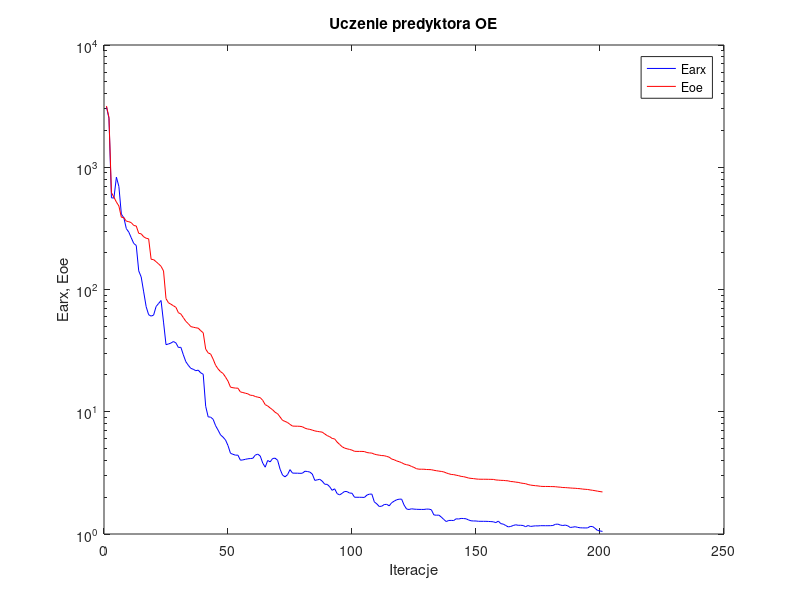
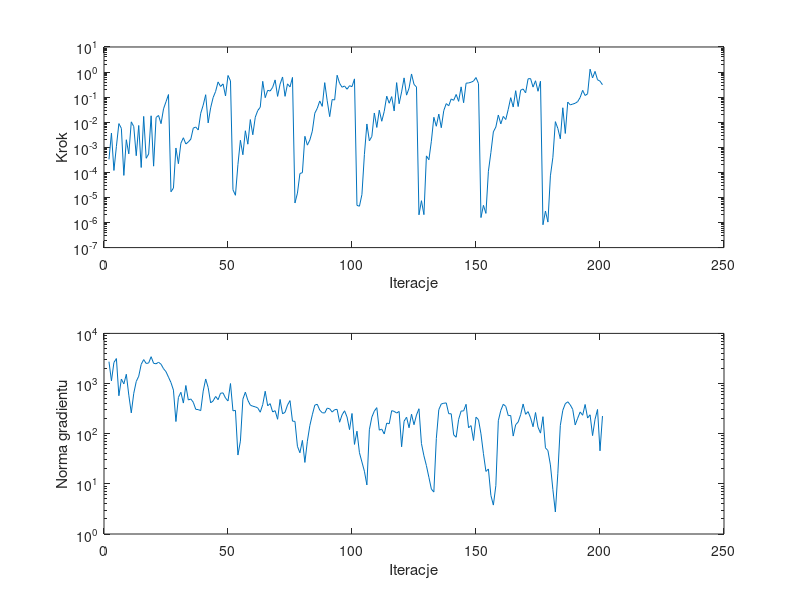

MATLAB code for these plots, in order:
%uczenie predyktora oe
clear all;
n=0; farx(n+1)=3.113979e+003; foe(n+1)=3.170961e+003; wspucz(n+1)=0.000000e+000; ng(n+1)=0.000000e+000;
%odnowa zmiennej metryki
n=1; farx(n+1)=2.512459e+003; foe(n+1)=2.557091e+003; krok(n+1)=3.293253e-004; ng(n+1)=2.731856e+003;
n=2; farx(n+1)=5.623323e+002; foe(n+1)=6.203145e+002; krok(n+1)=3.683227e-003; ng(n+1)=1.131065e+003;
n=3; farx(n+1)=5.599246e+002; foe(n+1)=5.684991e+002; krok(n+1)=1.191612e-004; ng(n+1)=2.628995e+003;
n=4; farx(n+1)=8.299455e+002; foe(n+1)=5.190174e+002; krok(n+1)=1.093065e-003; ng(n+1)=3.148318e+003;
n=5; farx(n+1)=6.965159e+002; foe(n+1)=4.824573e+002; krok(n+1)=8.816889e-003; ng(n+1)=5.705479e+002;
n=6; farx(n+1)=4.132483e+002; foe(n+1)=3.900605e+002; krok(n+1)=5.682045e-003; ng(n+1)=1.228015e+003;
n=7; farx(n+1)=3.862964e+002; foe(n+1)=3.870416e+002; krok(n+1)=7.565086e-005; ng(n+1)=9.838933e+002;
n=8; farx(n+1)=3.147176e+002; foe(n+1)=3.621997e+002; krok(n+1)=1.997747e-003; ng(n+1)=1.530574e+003;
n=9; farx(n+1)=2.945554e+002; foe(n+1)=3.586790e+002; krok(n+1)=5.469456e-004; ng(n+1)=5.874025e+002;
n=10; farx(n+1)=2.645105e+002; foe(n+1)=3.521428e+002; krok(n+1)=1.033570e-002; ng(n+1)=2.603170e+002;
n=11; farx(n+1)=2.379319e+002; foe(n+1)=3.339805e+002; krok(n+1)=6.700076e-003; ng(n+1)=6.392155e+002;
n=12; farx(n+1)=2.293473e+002; foe(n+1)=3.308367e+002; krok(n+1)=4.616173e-004; ng(n+1)=1.098691e+003;
n=13; farx(n+1)=1.421100e+002; foe(n+1)=2.880729e+002; krok(n+1)=7.414478e-003; ng(n+1)=1.400529e+003;
n=14; farx(n+1)=1.264675e+002; foe(n+1)=2.852429e+002; krok(n+1)=1.563635e-004; ng(n+1)=2.414195e+003;
n=15; farx(n+1)=9.562827e+001; foe(n+1)=2.698236e+002; krok(n+1)=1.704362e-002; ng(n+1)=3.002998e+003;
n=16; farx(n+1)=7.231770e+001; foe(n+1)=2.625835e+002; krok(n+1)=3.643472e-004; ng(n+1)=2.516286e+003;
n=17; farx(n+1)=6.217573e+001; foe(n+1)=2.597518e+002; krok(n+1)=5.405350e-004; ng(n+1)=2.564373e+003;
n=18; farx(n+1)=6.057715e+001; foe(n+1)=1.766528e+002; krok(n+1)=1.802073e-002; ng(n+1)=3.430055e+003;
n=19; farx(n+1)=6.173145e+001; foe(n+1)=1.755834e+002; krok(n+1)=1.767187e-004; ng(n+1)=2.530779e+003;
n=20; farx(n+1)=7.253811e+001; foe(n+1)=1.688218e+002; krok(n+1)=1.552665e-002; ng(n+1)=2.478944e+003;
n=21; farx(n+1)=7.682163e+001; foe(n+1)=1.620328e+002; krok(n+1)=1.856024e-002; ng(n+1)=2.656609e+003;
n=22; farx(n+1)=8.130906e+001; foe(n+1)=1.548147e+002; krok(n+1)=8.751130e-003; ng(n+1)=2.426724e+003;
n=23; farx(n+1)=5.413354e+001; foe(n+1)=1.418695e+002; krok(n+1)=3.407387e-002; ng(n+1)=1.978467e+003;
n=24; farx(n+1)=3.539416e+001; foe(n+1)=8.422728e+001; krok(n+1)=6.554666e-002; ng(n+1)=1.723292e+003;
n=25; farx(n+1)=3.583706e+001; foe(n+1)=7.783956e+001; krok(n+1)=1.269153e-001; ng(n+1)=1.341627e+003;
%odnowa zmiennej metryki
n=26; farx(n+1)=3.649464e+001; foe(n+1)=7.575061e+001; krok(n+1)=1.684728e-005; ng(n+1)=1.047235e+003;
n=27; farx(n+1)=3.754714e+001; foe(n+1)=7.361246e+001; krok(n+1)=2.369246e-005; ng(n+1)=7.394750e+002;
n=28; farx(n+1)=3.654570e+001; foe(n+1)=7.147595e+001; krok(n+1)=9.378752e-004; ng(n+1)=1.746681e+002;
n=29; farx(n+1)=3.355738e+001; foe(n+1)=6.462354e+001; krok(n+1)=2.215032e-004; ng(n+1)=5.279389e+002;
n=30; farx(n+1)=3.365380e+001; foe(n+1)=6.299059e+001; krok(n+1)=1.448033e-003; ng(n+1)=6.698285e+002;
n=31; farx(n+1)=2.919278e+001; foe(n+1)=5.887468e+001; krok(n+1)=2.400181e-003; ng(n+1)=4.080786e+002;
n=32; farx(n+1)=2.566786e+001; foe(n+1)=5.488405e+001; krok(n+1)=1.353531e-003; ng(n+1)=9.143972e+002;
n=33; farx(n+1)=2.398420e+001; foe(n+1)=5.252853e+001; krok(n+1)=1.632192e-003; ng(n+1)=4.698255e+002;
n=34; farx(n+1)=2.265759e+001; foe(n+1)=4.971595e+001; krok(n+1)=2.110872e-003; ng(n+1)=4.932161e+002;
n=35; farx(n+1)=2.224945e+001; foe(n+1)=4.915700e+001; krok(n+1)=5.829556e-003; ng(n+1)=4.229512e+002;
n=36; farx(n+1)=2.167118e+001; foe(n+1)=4.864896e+001; krok(n+1)=6.425309e-003; ng(n+1)=3.059101e+002;
n=37; farx(n+1)=2.189145e+001; foe(n+1)=4.827750e+001; krok(n+1)=4.880194e-003; ng(n+1)=3.024229e+002;
n=38; farx(n+1)=2.080398e+001; foe(n+1)=4.603249e+001; krok(n+1)=2.277959e-002; ng(n+1)=2.886079e+002;
n=39; farx(n+1)=2.026963e+001; foe(n+1)=4.428157e+001; krok(n+1)=4.797973e-002; ng(n+1)=7.073501e+002;
n=40; farx(n+1)=1.108437e+001; foe(n+1)=3.255268e+001; krok(n+1)=1.247927e-001; ng(n+1)=1.233455e+003;
n=41; farx(n+1)=9.085249e+000; foe(n+1)=3.030400e+001; krok(n+1)=9.393654e-003; ng(n+1)=8.321211e+002;
n=42; farx(n+1)=9.034003e+000; foe(n+1)=2.966605e+001; krok(n+1)=3.747106e-002; ng(n+1)=4.120165e+002;
n=43; farx(n+1)=8.677555e+000; foe(n+1)=2.694111e+001; krok(n+1)=9.599621e-002; ng(n+1)=4.508933e+002;
n=44; farx(n+1)=7.688980e+000; foe(n+1)=2.399466e+001; krok(n+1)=1.690415e-001; ng(n+1)=5.527390e+002;
n=45; farx(n+1)=7.072659e+000; foe(n+1)=2.241431e+001; krok(n+1)=4.044487e-001; ng(n+1)=4.766255e+002;
n=46; farx(n+1)=6.467058e+000; foe(n+1)=2.126383e+001; krok(n+1)=2.656312e-001; ng(n+1)=6.412148e+002;
n=47; farx(n+1)=6.196903e+000; foe(n+1)=2.057737e+001; krok(n+1)=3.372291e-001; ng(n+1)=6.511364e+002;
n=48; farx(n+1)=5.878291e+000; foe(n+1)=1.921653e+001; krok(n+1)=1.112054e-001; ng(n+1)=5.128589e+002;
n=49; farx(n+1)=5.287180e+000; foe(n+1)=1.779485e+001; krok(n+1)=7.310195e-001; ng(n+1)=4.494141e+002;
n=50; farx(n+1)=4.572558e+000; foe(n+1)=1.589267e+001; krok(n+1)=4.461084e-001; ng(n+1)=1.000807e+003;
%odnowa zmiennej metryki
n=51; farx(n+1)=4.486958e+000; foe(n+1)=1.572186e+001; krok(n+1)=2.026093e-005; ng(n+1)=2.858986e+002;
n=52; farx(n+1)=4.415202e+000; foe(n+1)=1.561259e+001; krok(n+1)=1.219587e-005; ng(n+1)=2.916178e+002;
n=53; farx(n+1)=4.415249e+000; foe(n+1)=1.558918e+001; krok(n+1)=2.044712e-004; ng(n+1)=3.753682e+001;
n=54; farx(n+1)=4.015317e+000; foe(n+1)=1.452890e+001; krok(n+1)=1.906873e-003; ng(n+1)=7.106192e+001;
n=55; farx(n+1)=4.038253e+000; foe(n+1)=1.436047e+001; krok(n+1)=5.034661e-004; ng(n+1)=4.884957e+002;
n=56; farx(n+1)=4.083428e+000; foe(n+1)=1.418077e+001; krok(n+1)=4.564205e-003; ng(n+1)=6.740503e+002;
n=57; farx(n+1)=4.123355e+000; foe(n+1)=1.401684e+001; krok(n+1)=1.329544e-003; ng(n+1)=4.637374e+002;
n=58; farx(n+1)=4.142346e+000; foe(n+1)=1.364809e+001; krok(n+1)=1.275465e-002; ng(n+1)=3.709819e+002;
n=59; farx(n+1)=4.161277e+000; foe(n+1)=1.359451e+001; krok(n+1)=3.157424e-003; ng(n+1)=3.529919e+002;
n=60; farx(n+1)=4.419753e+000; foe(n+1)=1.333110e+001; krok(n+1)=1.586441e-002; ng(n+1)=3.433934e+002;
n=61; farx(n+1)=4.502117e+000; foe(n+1)=1.316239e+001; krok(n+1)=2.928765e-002; ng(n+1)=3.264840e+002;
n=62; farx(n+1)=4.346435e+000; foe(n+1)=1.304588e+001; krok(n+1)=3.950757e-002; ng(n+1)=2.681545e+002;
n=63; farx(n+1)=3.804738e+000; foe(n+1)=1.239509e+001; krok(n+1)=4.268310e-001; ng(n+1)=3.800454e+002;
n=64; farx(n+1)=3.520020e+000; foe(n+1)=1.143640e+001; krok(n+1)=9.515193e-002; ng(n+1)=7.017443e+002;
n=65; farx(n+1)=3.994139e+000; foe(n+1)=1.115124e+001; krok(n+1)=1.874735e-001; ng(n+1)=3.598856e+002;
n=66; farx(n+1)=3.890790e+000; foe(n+1)=1.074318e+001; krok(n+1)=1.752988e-001; ng(n+1)=3.975864e+002;
n=67; farx(n+1)=4.147116e+000; foe(n+1)=1.037437e+001; krok(n+1)=2.453695e-001; ng(n+1)=2.713743e+002;
n=68; farx(n+1)=4.170397e+000; foe(n+1)=9.895357e+000; krok(n+1)=4.870112e-001; ng(n+1)=2.877991e+002;
n=69; farx(n+1)=4.011466e+000; foe(n+1)=9.640336e+000; krok(n+1)=1.072012e-001; ng(n+1)=1.939791e+002;
n=70; farx(n+1)=3.387616e+000; foe(n+1)=9.056561e+000; krok(n+1)=3.304177e-001; ng(n+1)=4.819050e+002;
n=71; farx(n+1)=3.031662e+000; foe(n+1)=8.504146e+000; krok(n+1)=6.367965e-001; ng(n+1)=2.489035e+002;
n=72; farx(n+1)=2.935542e+000; foe(n+1)=8.340421e+000; krok(n+1)=1.076512e-001; ng(n+1)=2.673459e+002;
n=73; farx(n+1)=3.055345e+000; foe(n+1)=8.165501e+000; krok(n+1)=3.390079e-001; ng(n+1)=3.731775e+002;
n=74; farx(n+1)=3.362786e+000; foe(n+1)=7.882507e+000; krok(n+1)=2.557907e-001; ng(n+1)=4.569027e+002;
n=75; farx(n+1)=3.149693e+000; foe(n+1)=7.637699e+000; krok(n+1)=6.109364e-001; ng(n+1)=1.780605e+002;
%odnowa zmiennej metryki
n=76; farx(n+1)=3.144974e+000; foe(n+1)=7.621043e+000; krok(n+1)=6.005855e-006; ng(n+1)=1.758656e+002;
n=77; farx(n+1)=3.143737e+000; foe(n+1)=7.615423e+000; krok(n+1)=1.490654e-005; ng(n+1)=5.593258e+001;
n=78; farx(n+1)=3.135338e+000; foe(n+1)=7.600407e+000; krok(n+1)=9.012338e-005; ng(n+1)=4.169096e+001;
n=79; farx(n+1)=3.142517e+000; foe(n+1)=7.537970e+000; krok(n+1)=9.724199e-005; ng(n+1)=7.359484e+001;
n=80; farx(n+1)=3.261321e+000; foe(n+1)=7.343842e+000; krok(n+1)=2.742688e-003; ng(n+1)=2.673827e+001;
n=81; farx(n+1)=3.245908e+000; foe(n+1)=7.233367e+000; krok(n+1)=1.219108e-003; ng(n+1)=7.089192e+001;
n=82; farx(n+1)=3.209344e+000; foe(n+1)=7.177407e+000; krok(n+1)=1.958383e-003; ng(n+1)=1.451213e+002;
n=83; farx(n+1)=3.092989e+000; foe(n+1)=7.077063e+000; krok(n+1)=4.399860e-003; ng(n+1)=2.383651e+002;
n=84; farx(n+1)=2.745153e+000; foe(n+1)=6.971776e+000; krok(n+1)=2.284436e-002; ng(n+1)=3.712655e+002;
n=85; farx(n+1)=2.772689e+000; foe(n+1)=6.909179e+000; krok(n+1)=3.579522e-002; ng(n+1)=3.863731e+002;
n=86; farx(n+1)=2.802921e+000; foe(n+1)=6.859282e+000; krok(n+1)=7.045190e-002; ng(n+1)=2.951051e+002;
n=87; farx(n+1)=2.704560e+000; foe(n+1)=6.810831e+000; krok(n+1)=4.284718e-002; ng(n+1)=2.619798e+002;
n=88; farx(n+1)=2.554718e+000; foe(n+1)=6.585609e+000; krok(n+1)=3.785765e-001; ng(n+1)=2.589924e+002;
n=89; farx(n+1)=2.546770e+000; foe(n+1)=6.379983e+000; krok(n+1)=7.159043e-002; ng(n+1)=3.232218e+002;
n=90; farx(n+1)=2.436907e+000; foe(n+1)=6.252105e+000; krok(n+1)=1.672561e-002; ng(n+1)=3.139544e+002;
n=91; farx(n+1)=2.276330e+000; foe(n+1)=6.050735e+000; krok(n+1)=8.035313e-002; ng(n+1)=2.699870e+002;
n=92; farx(n+1)=2.342867e+000; foe(n+1)=5.995745e+000; krok(n+1)=7.700420e-002; ng(n+1)=3.013037e+002;
n=93; farx(n+1)=2.139928e+000; foe(n+1)=5.649774e+000; krok(n+1)=7.461831e-001; ng(n+1)=3.055853e+002;
n=94; farx(n+1)=2.087978e+000; foe(n+1)=5.405973e+000; krok(n+1)=3.556863e-001; ng(n+1)=1.692888e+002;
n=95; farx(n+1)=2.151187e+000; foe(n+1)=5.176459e+000; krok(n+1)=2.483631e-001; ng(n+1)=2.377138e+002;
n=96; farx(n+1)=2.228647e+000; foe(n+1)=5.045702e+000; krok(n+1)=2.785378e-001; ng(n+1)=2.865710e+002;
n=97; farx(n+1)=2.222561e+000; foe(n+1)=4.976933e+000; krok(n+1)=2.063035e-001; ng(n+1)=2.147775e+002;
n=98; farx(n+1)=2.164089e+000; foe(n+1)=4.919704e+000; krok(n+1)=2.857025e-001; ng(n+1)=1.206261e+002;
n=99; farx(n+1)=2.154765e+000; foe(n+1)=4.854756e+000; krok(n+1)=2.621075e-001; ng(n+1)=2.531205e+002;
n=100; farx(n+1)=1.998922e+000; foe(n+1)=4.747568e+000; krok(n+1)=5.343541e-001; ng(n+1)=6.115447e+001;
%odnowa zmiennej metryki
n=101; farx(n+1)=1.997558e+000; foe(n+1)=4.739635e+000; krok(n+1)=4.837618e-006; ng(n+1)=1.122904e+002;
n=102; farx(n+1)=1.997123e+000; foe(n+1)=4.738661e+000; krok(n+1)=4.466032e-006; ng(n+1)=4.173269e+001;
n=103; farx(n+1)=1.995997e+000; foe(n+1)=4.737694e+000; krok(n+1)=1.308479e-005; ng(n+1)=2.729361e+001;
n=104; farx(n+1)=1.991281e+000; foe(n+1)=4.725104e+000; krok(n+1)=5.192137e-004; ng(n+1)=1.784593e+001;
n=105; farx(n+1)=2.080841e+000; foe(n+1)=4.639085e+000; krok(n+1)=8.518466e-003; ng(n+1)=9.511202e+000;
n=106; farx(n+1)=2.118081e+000; foe(n+1)=4.607109e+000; krok(n+1)=1.812955e-003; ng(n+1)=1.198199e+002;
n=107; farx(n+1)=2.121242e+000; foe(n+1)=4.590165e+000; krok(n+1)=2.707062e-003; ng(n+1)=2.139875e+002;
n=108; farx(n+1)=1.831985e+000; foe(n+1)=4.500665e+000; krok(n+1)=2.331822e-002; ng(n+1)=2.821405e+002;
n=109; farx(n+1)=1.762860e+000; foe(n+1)=4.449222e+000; krok(n+1)=6.192369e-003; ng(n+1)=3.308346e+002;
n=110; farx(n+1)=1.678823e+000; foe(n+1)=4.414277e+000; krok(n+1)=3.010260e-002; ng(n+1)=1.176991e+002;
n=111; farx(n+1)=1.688972e+000; foe(n+1)=4.382200e+000; krok(n+1)=1.091588e-002; ng(n+1)=1.233699e+002;
n=112; farx(n+1)=1.741931e+000; foe(n+1)=4.369616e+000; krok(n+1)=2.720095e-002; ng(n+1)=9.861528e+001;
n=113; farx(n+1)=1.748624e+000; foe(n+1)=4.312518e+000; krok(n+1)=1.093143e-001; ng(n+1)=1.628195e+002;
n=114; farx(n+1)=1.699676e+000; foe(n+1)=4.250640e+000; krok(n+1)=5.715876e-002; ng(n+1)=1.575214e+002;
n=115; farx(n+1)=1.803444e+000; foe(n+1)=4.103752e+000; krok(n+1)=1.048915e-001; ng(n+1)=2.878536e+002;
n=116; farx(n+1)=1.855779e+000; foe(n+1)=4.049732e+000; krok(n+1)=2.811708e-002; ng(n+1)=2.787658e+002;
n=117; farx(n+1)=1.905855e+000; foe(n+1)=3.959520e+000; krok(n+1)=3.791860e-001; ng(n+1)=2.580087e+002;
n=118; farx(n+1)=1.926438e+000; foe(n+1)=3.903640e+000; krok(n+1)=5.454222e-002; ng(n+1)=2.775916e+002;
n=119; farx(n+1)=1.929613e+000; foe(n+1)=3.834427e+000; krok(n+1)=1.613755e-001; ng(n+1)=5.484821e+001;
n=120; farx(n+1)=1.724481e+000; foe(n+1)=3.737751e+000; krok(n+1)=5.856145e-001; ng(n+1)=1.775316e+002;
n=121; farx(n+1)=1.601447e+000; foe(n+1)=3.688000e+000; krok(n+1)=1.200954e-001; ng(n+1)=2.134382e+002;
n=122; farx(n+1)=1.586824e+000; foe(n+1)=3.651999e+000; krok(n+1)=2.277746e-001; ng(n+1)=1.314190e+002;
n=123; farx(n+1)=1.607543e+000; foe(n+1)=3.569204e+000; krok(n+1)=8.391318e-001; ng(n+1)=2.447776e+002;
n=124; farx(n+1)=1.597921e+000; foe(n+1)=3.506232e+000; krok(n+1)=3.238984e-001; ng(n+1)=1.509770e+002;
n=125; farx(n+1)=1.592617e+000; foe(n+1)=3.420129e+000; krok(n+1)=2.522670e-001; ng(n+1)=2.360818e+002;
%odnowa zmiennej metryki
n=126; farx(n+1)=1.589924e+000; foe(n+1)=3.390810e+000; krok(n+1)=2.026605e-006; ng(n+1)=3.143087e+002;
n=127; farx(n+1)=1.588605e+000; foe(n+1)=3.387783e+000; krok(n+1)=7.425417e-006; ng(n+1)=6.367212e+001;
n=128; farx(n+1)=1.588353e+000; foe(n+1)=3.387387e+000; krok(n+1)=2.061254e-006; ng(n+1)=3.626087e+001;
n=129; farx(n+1)=1.598712e+000; foe(n+1)=3.370184e+000; krok(n+1)=4.532388e-004; ng(n+1)=2.311296e+001;
n=130; farx(n+1)=1.598374e+000; foe(n+1)=3.365539e+000; krok(n+1)=3.184791e-004; ng(n+1)=1.351627e+001;
n=131; farx(n+1)=1.579124e+000; foe(n+1)=3.357567e+000; krok(n+1)=1.742611e-003; ng(n+1)=7.889723e+000;
n=132; farx(n+1)=1.433360e+000; foe(n+1)=3.320748e+000; krok(n+1)=1.571994e-002; ng(n+1)=6.863208e+000;
n=133; farx(n+1)=1.423945e+000; foe(n+1)=3.295247e+000; krok(n+1)=6.905382e-003; ng(n+1)=8.010170e+001;
n=134; farx(n+1)=1.427936e+000; foe(n+1)=3.269312e+000; krok(n+1)=2.107682e-002; ng(n+1)=3.014110e+002;
n=135; farx(n+1)=1.376816e+000; foe(n+1)=3.250270e+000; krok(n+1)=6.035177e-003; ng(n+1)=3.921115e+002;
n=136; farx(n+1)=1.315152e+000; foe(n+1)=3.220368e+000; krok(n+1)=2.896961e-002; ng(n+1)=4.042415e+002;
n=137; farx(n+1)=1.264551e+000; foe(n+1)=3.160008e+000; krok(n+1)=5.524306e-002; ng(n+1)=4.111555e+002;
n=138; farx(n+1)=1.290531e+000; foe(n+1)=3.111480e+000; krok(n+1)=4.524124e-002; ng(n+1)=2.502448e+002;
n=139; farx(n+1)=1.292320e+000; foe(n+1)=3.070560e+000; krok(n+1)=8.470464e-002; ng(n+1)=2.495481e+002;
n=140; farx(n+1)=1.288834e+000; foe(n+1)=3.059784e+000; krok(n+1)=7.470580e-002; ng(n+1)=9.475621e+001;
n=141; farx(n+1)=1.331732e+000; foe(n+1)=3.027259e+000; krok(n+1)=1.276801e-001; ng(n+1)=8.501176e+001;
n=142; farx(n+1)=1.326404e+000; foe(n+1)=2.999926e+000; krok(n+1)=6.789298e-002; ng(n+1)=1.938019e+002;
n=143; farx(n+1)=1.341022e+000; foe(n+1)=2.960437e+000; krok(n+1)=2.565715e-001; ng(n+1)=2.830270e+002;
n=144; farx(n+1)=1.338156e+000; foe(n+1)=2.943468e+000; krok(n+1)=5.985461e-002; ng(n+1)=2.843478e+002;
n=145; farx(n+1)=1.331794e+000; foe(n+1)=2.909981e+000; krok(n+1)=3.589369e-001; ng(n+1)=3.855315e+002;
n=146; farx(n+1)=1.302912e+000; foe(n+1)=2.870000e+000; krok(n+1)=3.691454e-001; ng(n+1)=1.313461e+002;
n=147; farx(n+1)=1.282614e+000; foe(n+1)=2.851296e+000; krok(n+1)=3.923690e-001; ng(n+1)=1.450221e+002;
n=148; farx(n+1)=1.278289e+000; foe(n+1)=2.838962e+000; krok(n+1)=4.372988e-001; ng(n+1)=7.329680e+001;
n=149; farx(n+1)=1.277860e+000; foe(n+1)=2.819676e+000; krok(n+1)=6.053697e-001; ng(n+1)=2.134486e+002;
n=150; farx(n+1)=1.270338e+000; foe(n+1)=2.808117e+000; krok(n+1)=3.465039e-001; ng(n+1)=1.901690e+002;
%odnowa zmiennej metryki
n=151; farx(n+1)=1.270298e+000; foe(n+1)=2.805510e+000; krok(n+1)=1.573527e-006; ng(n+1)=9.946892e+001;
n=152; farx(n+1)=1.269684e+000; foe(n+1)=2.804700e+000; krok(n+1)=4.835983e-006; ng(n+1)=3.997242e+001;
n=153; farx(n+1)=1.269631e+000; foe(n+1)=2.804622e+000; krok(n+1)=2.311050e-006; ng(n+1)=1.769648e+001;
n=154; farx(n+1)=1.266952e+000; foe(n+1)=2.801238e+000; krok(n+1)=1.107642e-004; ng(n+1)=1.980168e+001;
n=155; farx(n+1)=1.263184e+000; foe(n+1)=2.799739e+000; krok(n+1)=6.140193e-004; ng(n+1)=5.900145e+000;
n=156; farx(n+1)=1.258385e+000; foe(n+1)=2.795762e+000; krok(n+1)=4.126056e-003; ng(n+1)=3.773160e+000;
n=157; farx(n+1)=1.239430e+000; foe(n+1)=2.767713e+000; krok(n+1)=6.427616e-003; ng(n+1)=9.204649e+000;
n=158; farx(n+1)=1.274705e+000; foe(n+1)=2.758384e+000; krok(n+1)=1.936662e-002; ng(n+1)=1.813459e+002;
n=159; farx(n+1)=1.215531e+000; foe(n+1)=2.747728e+000; krok(n+1)=8.580693e-003; ng(n+1)=2.918524e+002;
n=160; farx(n+1)=1.204380e+000; foe(n+1)=2.743924e+000; krok(n+1)=1.706813e-002; ng(n+1)=3.862513e+002;
n=161; farx(n+1)=1.173204e+000; foe(n+1)=2.731160e+000; krok(n+1)=1.280341e-002; ng(n+1)=3.508349e+002;
n=162; farx(n+1)=1.143069e+000; foe(n+1)=2.720733e+000; krok(n+1)=3.262119e-002; ng(n+1)=2.297592e+002;
n=163; farx(n+1)=1.152838e+000; foe(n+1)=2.686901e+000; krok(n+1)=9.513510e-002; ng(n+1)=2.302942e+002;
n=164; farx(n+1)=1.173388e+000; foe(n+1)=2.679754e+000; krok(n+1)=4.034388e-002; ng(n+1)=8.971334e+001;
n=165; farx(n+1)=1.189869e+000; foe(n+1)=2.657487e+000; krok(n+1)=1.807191e-001; ng(n+1)=1.511390e+002;
n=166; farx(n+1)=1.178529e+000; foe(n+1)=2.644306e+000; krok(n+1)=4.215364e-002; ng(n+1)=1.711304e+002;
n=167; farx(n+1)=1.178706e+000; foe(n+1)=2.614356e+000; krok(n+1)=1.890204e-001; ng(n+1)=2.393372e+002;
n=168; farx(n+1)=1.173473e+000; foe(n+1)=2.594919e+000; krok(n+1)=2.114442e-001; ng(n+1)=3.910012e+002;
n=169; farx(n+1)=1.147915e+000; foe(n+1)=2.579188e+000; krok(n+1)=1.482616e-001; ng(n+1)=2.435749e+002;
n=170; farx(n+1)=1.172616e+000; foe(n+1)=2.538945e+000; krok(n+1)=5.377399e-001; ng(n+1)=2.755998e+002;
n=171; farx(n+1)=1.153366e+000; foe(n+1)=2.512783e+000; krok(n+1)=5.491644e-001; ng(n+1)=2.067192e+002;
n=172; farx(n+1)=1.160353e+000; foe(n+1)=2.497194e+000; krok(n+1)=2.515310e-001; ng(n+1)=1.376876e+002;
n=173; farx(n+1)=1.166136e+000; foe(n+1)=2.483474e+000; krok(n+1)=4.500546e-001; ng(n+1)=2.644343e+002;
n=174; farx(n+1)=1.164482e+000; foe(n+1)=2.473393e+000; krok(n+1)=1.714306e-001; ng(n+1)=1.348628e+002;
n=175; farx(n+1)=1.169707e+000; foe(n+1)=2.455429e+000; krok(n+1)=4.306047e-001; ng(n+1)=1.027647e+002;
%odnowa zmiennej metryki
n=176; farx(n+1)=1.169360e+000; foe(n+1)=2.449029e+000; krok(n+1)=8.143365e-007; ng(n+1)=2.182689e+002;
n=177; farx(n+1)=1.168897e+000; foe(n+1)=2.448041e+000; krok(n+1)=2.880138e-006; ng(n+1)=5.226040e+001;
n=178; farx(n+1)=1.168777e+000; foe(n+1)=2.447727e+000; krok(n+1)=1.041656e-006; ng(n+1)=4.602442e+001;
n=179; farx(n+1)=1.169732e+000; foe(n+1)=2.443933e+000; krok(n+1)=7.271253e-005; ng(n+1)=2.385124e+001;
n=180; farx(n+1)=1.173675e+000; foe(n+1)=2.442225e+000; krok(n+1)=3.984182e-004; ng(n+1)=7.689993e+000;
n=181; farx(n+1)=1.200432e+000; foe(n+1)=2.436831e+000; krok(n+1)=1.053841e-002; ng(n+1)=2.751201e+000;
n=182; farx(n+1)=1.205029e+000; foe(n+1)=2.422960e+000; krok(n+1)=5.637357e-003; ng(n+1)=1.627018e+001;
n=183; farx(n+1)=1.183641e+000; foe(n+1)=2.415462e+000; krok(n+1)=2.171369e-003; ng(n+1)=1.464147e+002;
n=184; farx(n+1)=1.173776e+000; foe(n+1)=2.399835e+000; krok(n+1)=3.766673e-002; ng(n+1)=2.929044e+002;
n=185; farx(n+1)=1.183122e+000; foe(n+1)=2.396999e+000; krok(n+1)=3.559503e-003; ng(n+1)=3.957596e+002;
n=186; farx(n+1)=1.166562e+000; foe(n+1)=2.388063e+000; krok(n+1)=6.363658e-002; ng(n+1)=4.328522e+002;
n=187; farx(n+1)=1.131227e+000; foe(n+1)=2.379603e+000; krok(n+1)=4.904612e-002; ng(n+1)=3.762945e+002;
n=188; farx(n+1)=1.137867e+000; foe(n+1)=2.370823e+000; krok(n+1)=5.286105e-002; ng(n+1)=3.051846e+002;
n=189; farx(n+1)=1.147011e+000; foe(n+1)=2.366483e+000; krok(n+1)=5.695205e-002; ng(n+1)=1.494585e+002;
n=190; farx(n+1)=1.133258e+000; foe(n+1)=2.354986e+000; krok(n+1)=6.640781e-002; ng(n+1)=2.035445e+002;
n=191; farx(n+1)=1.123888e+000; foe(n+1)=2.347342e+000; krok(n+1)=9.704432e-002; ng(n+1)=2.712823e+002;
n=192; farx(n+1)=1.122337e+000; foe(n+1)=2.330990e+000; krok(n+1)=1.872762e-001; ng(n+1)=2.332251e+002;
n=193; farx(n+1)=1.120902e+000; foe(n+1)=2.321532e+000; krok(n+1)=1.160291e-001; ng(n+1)=3.825059e+002;
n=194; farx(n+1)=1.121598e+000; foe(n+1)=2.313283e+000; krok(n+1)=1.362955e-001; ng(n+1)=2.050316e+002;
n=195; farx(n+1)=1.152832e+000; foe(n+1)=2.294548e+000; krok(n+1)=1.302338e+000; ng(n+1)=2.384278e+002;
n=196; farx(n+1)=1.151605e+000; foe(n+1)=2.278183e+000; krok(n+1)=5.841487e-001; ng(n+1)=9.163098e+001;
n=197; farx(n+1)=1.112781e+000; foe(n+1)=2.260937e+000; krok(n+1)=1.063594e+000; ng(n+1)=1.939662e+002;
n=198; farx(n+1)=1.069619e+000; foe(n+1)=2.240989e+000; krok(n+1)=4.926526e-001; ng(n+1)=3.043630e+002;
n=199; farx(n+1)=1.059326e+000; foe(n+1)=2.224148e+000; krok(n+1)=4.339732e-001; ng(n+1)=4.556753e+001;
n=200; farx(n+1)=1.050078e+000; foe(n+1)=2.207715e+000; krok(n+1)=3.120917e-001; ng(n+1)=2.250076e+002;

figure; semilogy(farx,'b'); hold on; semilogy(foe,'r'); xlabel('Iteracje'); ylabel('Earx, Eoe'); legend('Earx','Eoe'); title('Uczenie predyktora OE');
figure; subplot(2,1,1); semilogy(krok); xlabel('Iteracje'); ylabel('Krok');
subplot(2,1,2); semilogy(ng); xlabel('Iteracje'); ylabel('Norma gradientu');
Earx=farx(n+1)
Eoe=foe(n+1)
